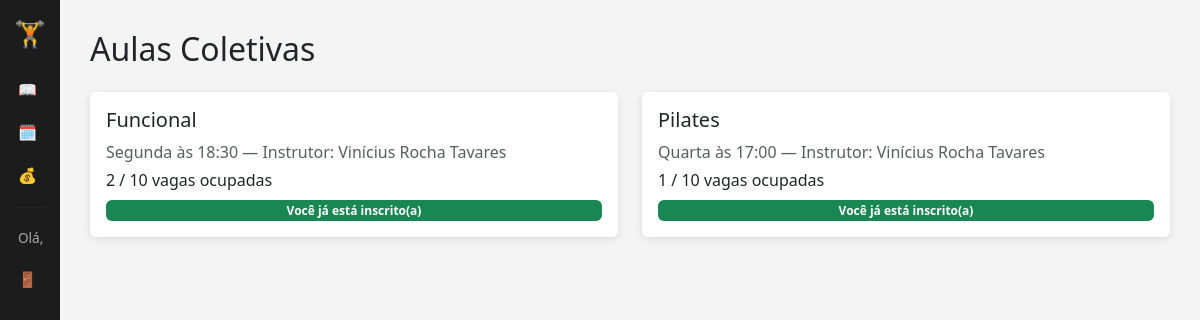
Screenshot of /aulas-disponiveis/ (signed in) with the database file from the repository.
### alunos/models.py (models this page shows, shortened)
class AulaColetiva(models.Model):
    DIAS_SEMANA = [
        ("SEG", "Segunda"), ("TER", "Terça"), ("QUA", "Quarta"),
        ("QUI", "Quinta"), ("SEX", "Sexta"), ("SAB", "Sábado"), ("DOM", "Domingo"),
    ]
    nome = models.CharField(max_length=100, help_text="Ex: Spinning, Yoga, Funcional")
    instrutor = models.ForeignKey(Instrutor, on_delete=models.SET_NULL, null=True)
    dia_semana = models.CharField(max_length=10, choices=DIAS_SEMANA)
    horario = models.TimeField()
    vagas = models.PositiveIntegerField(default=20)

class Instrutor(models.Model):
    nome = models.CharField(max_length=100)
    email = models.EmailField()
    especialidade = models.CharField(max_length=100, help_text="Ex: Musculação, Funcional, Natação")

### alunos/views.py (the view)
# urls.py: path("aulas-disponiveis/", views.aulas_disponiveis, name="aulas_disponiveis"),
@aluno_required
def aulas_disponiveis(request):
    aulas = AulaColetiva.objects.select_related("instrutor").prefetch_related("inscricoes").all()
    minhas_inscricoes = set(
        Inscricao.objects.filter(aluno=request.user.aluno).values_list("aula_id", flat=True)
    )
    return render(request, "alunos/aulas_disponiveis.html", {
        "aulas": aulas,
        "minhas_inscricoes": minhas_inscricoes,
    })

### alunos/templates/alunos/aulas_disponiveis.html (shortened to what this page needs)
{% extends "alunos/base.html" %}
{% block content %}
<h2 class="mb-4">Aulas Coletivas</h2>
<div class="row">
    {% for aula in aulas %}
    <div class="col-md-6 mb-4">
        <div class="card p-3">
            <h5>{{ aula.nome }}</h5>
            <p class="text-muted mb-1">
                {{ aula.get_dia_semana_display }} às {{ aula.horario }} —
                Instrutor: {{ aula.instrutor.nome|default:"a definir" }}
            </p>
            <p class="mb-2">{{ aula.inscricoes.count }} / {{ aula.vagas }} vagas ocupadas</p>
            {% if aula.id in minhas_inscricoes %}
                <span class="badge bg-success">Você já está inscrito(a)</span>
            {% elif aula.inscricoes.count >= aula.vagas %}
                <span class="badge bg-danger">Sem vagas</span>
            {% else %}
                <form method="post" action="{% url 'inscrever_aula' aula.id %}">
                    {% csrf_token %}
                    <button type="submit" class="btn btn-academia btn-sm">Inscrever-se</button>
                </form>
            {% endif %}
        </div>
    </div>
    {% empty %}
    <p>Nenhuma aula cadastrada ainda.</p>
    {% endfor %}
</div>
{% endblock %}

### alunos/templates/alunos/base.html (style rules this page uses)
body { background-color: #f4f4f4; margin: 0; }
.card { border: none; box-shadow: 0 2px 8px rgba(0,0,0,0.1); }

### rows the page displays
AulaColetiva: nome "Funcional", dia_semana "Segunda", horario "18:30", instrutor.nome "Vinícius Rocha Tavares", inscricoes.count "2", vagas "10", shows "Você já está inscrito(a)"
AulaColetiva: nome "Pilates", dia_semana "Quarta", horario "17:00", instrutor.nome "Vinícius Rocha Tavares", inscricoes.count "1", vagas "10", shows "Você já está inscrito(a)"
